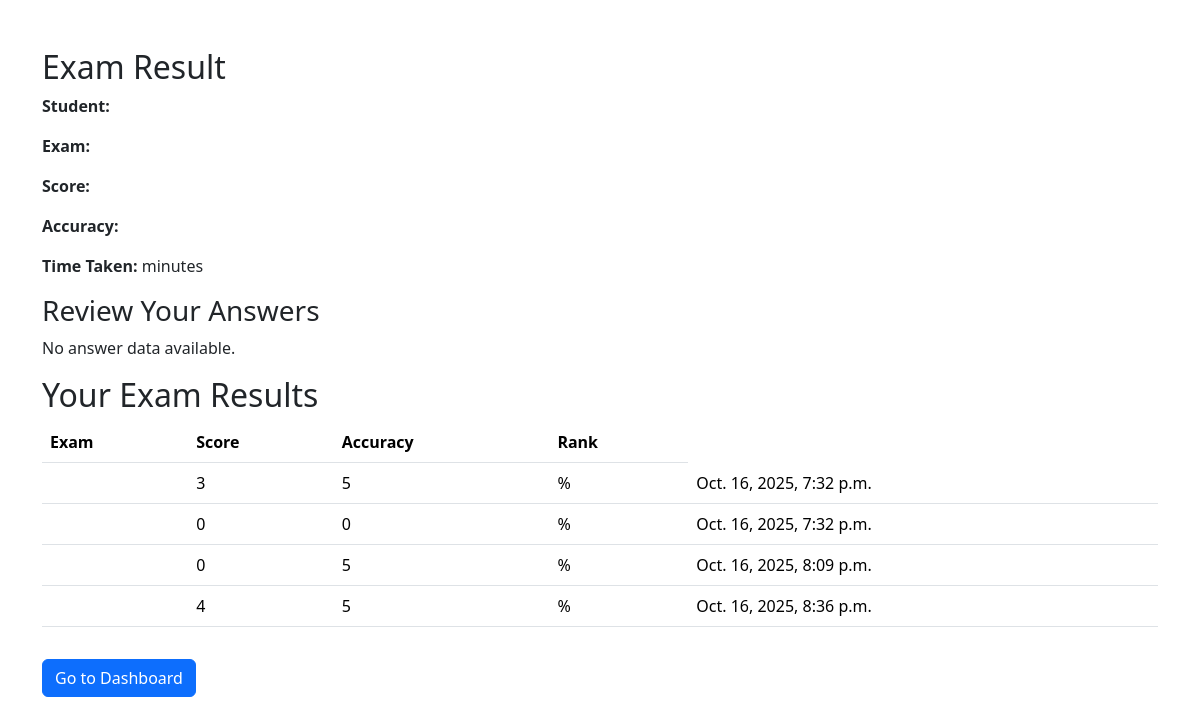
Page /result/ (signed in) on the committed database.
### exam/models.py (models this page shows)
class StudentExam(models.Model):
    student = models.ForeignKey(User, on_delete=models.CASCADE)
    exam = models.ForeignKey(Exam, on_delete=models.CASCADE)
    score = models.IntegerField()
    total = models.IntegerField(default=0)
    correct_answers = models.IntegerField(default=0)
    time_taken = models.IntegerField(default=0)
    submitted_at = models.DateTimeField(default=timezone.now)

### exam/views.py (the view)
# urls.py: path('result/', views.result, name='result'),
@login_required
def result(request):
    results = StudentExam.objects.filter(student=request.user)
    return render(request, 'exam/result.html', {'results': results})

### exam/templates/exam/result.html (shortened to what this page needs)
{% load custom_tags %}
{% load static %}
<!DOCTYPE html>
<html lang="en">
<head>
    <link rel="stylesheet" href="{% static 'bootstrap/bootstrap.min.css' %}">
</head>
<body>
    <div class="container mt-5">
	<h2>Exam Result</h2>
	    <p><strong>Student:</strong> {{ student.username }}</p>
	    <p><strong>Exam:</strong> {{ exam.name }}</p>
	    <p><strong>Score:</strong> {{ score }}</p>
	    <p><strong>Accuracy:</strong> {{ accuracy }}</p>
	    <p><strong>Time Taken:</strong> {{ time_taken }} minutes</p>
        <h3>Review Your Answers</h4>
	{% if student_answers %}
	  {% for question in questions %}
	        <p>{{ forloop.counter }}. {{ ans.question.text }}</p>
		<p>Your Answer: {{ student_answers|get_item:question.id }}</p>
		<p>Correct Answer: {{ question.correct_answer }}</p>
		{% if student_answers|get_item:question.id == question.correct_answer %}
		  <p>✅ Correct</p>
	        {% else %}
		  <p>❌ Wrong</p>
		{% endif %}
	  {% endfor %}
	{% else %}
	  <p>No answer data available.</p>
	{% endif %}
	<h2>Your Exam Results</h2>
	<table class="table">
	  <tr>
	    <th>Exam</th>
	    <th>Score</th>
	    <th>Accuracy</th>
	    <th>Rank</th>
	  </tr>
	  {% for result in results %}
	    <tr>
	      <td>{{ result.exam.name }}</td>
	      <td>{{ result.score }}</td>
	      <td>{{ result.total }}</td>
	      <td>{{ result.accuracy }}%</td>
	      <td>{{ result.submitted_at }}</td>
	    </tr>
	  {% endfor %}
	</table>
	<a href="{% url 'dashboard' %}" class="btn btn-primary mt-3">Go to Dashboard</a>
    </div>
</body>
</html>

### rows in the picture
StudentExam: score "3", total "5", submitted_at "Oct. 16, 2025, 7:32 p.m."
StudentExam: score "0", total "0", submitted_at "Oct. 16, 2025, 7:32 p.m."
StudentExam: score "0", total "5", submitted_at "Oct. 16, 2025, 8:09 p.m."
StudentExam: score "4", total "5", submitted_at "Oct. 16, 2025, 8:36 p.m."
